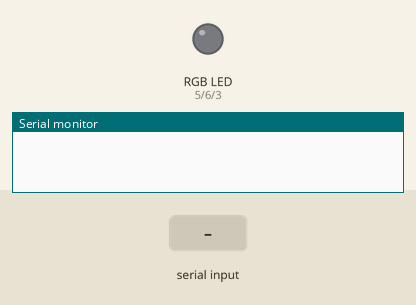
Bench run of a sketch on a simulated Arduino Uno, built with avr-gcc and run on an emulated ATmega328P. Shown: an RGB LED mixed from three pins (HIGH = lit), the last lines printed to the serial monitor. The test bench sets the inputs (shaded band). Dim RGB values are drawn brighter than linear; random numbers use the default seed unless the sketch sets one.

Above: at 1.2 s.
1.3 s: "90,45\n" received over Serial
At 2.3 s:
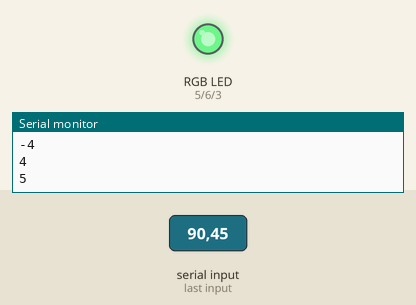
2.8 s: "30,150\n" received over Serial
At 3.4 s:
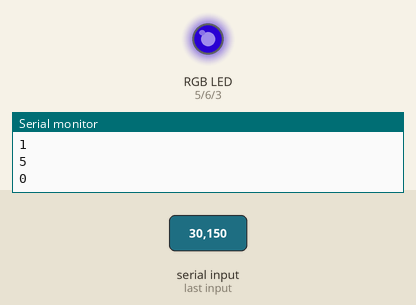
4.3 s: "R90\n" received over Serial
At 4.6 s:
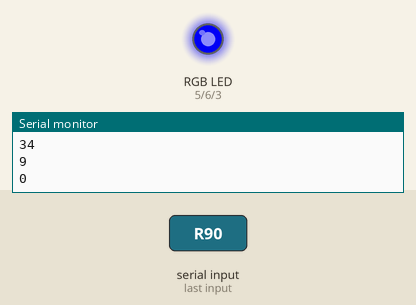
5.8 s: "200\n" received over Serial
At 6.9 s:
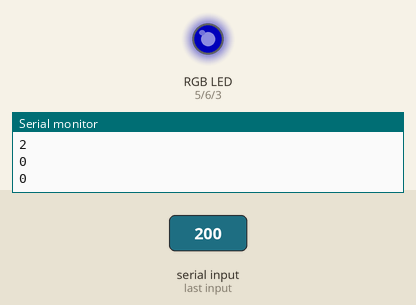
7.3 s: "G90\n" received over Serial
At 8.1 s:
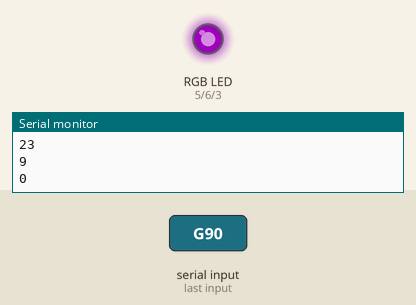
8.8 s: "B,45\n" received over Serial
At 9.2 s:
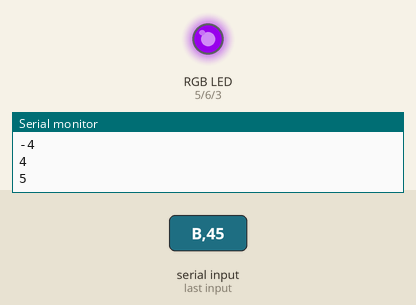
Timing chart, 0 to 11.3 s (numbered marks = the images above; inputs shaded):
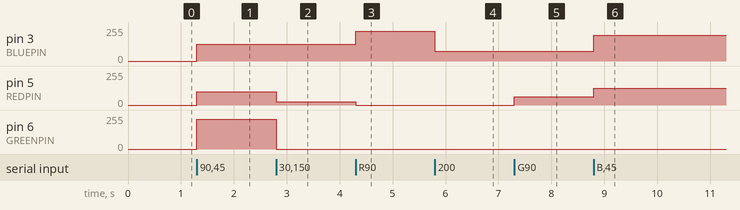

Measured:
- after the input at 1.3 s, pin 3 (BLUEPIN): 0/255 → 125/255 at once; pin 5 (REDPIN): 0/255 → 100/255 at once; pin 6 (GREENPIN): 0/255 → 225/255 at once
- after the input at 2.8 s, pin 5 (REDPIN): 100/255 → 25/255 at once; pin 6 (GREENPIN): 225/255 → 0/255 at once
- after the input at 4.3 s, pin 3 (BLUEPIN): 125/255 → 225/255 at once; pin 5 (REDPIN): 25/255 → 0/255 at once
- after the input at 5.8 s, pin 3 (BLUEPIN): 225/255 → 74/255 at once
- after the input at 7.3 s, pin 5 (REDPIN): 0/255 → 63/255 at once
- after the input at 8.8 s, pin 3 (BLUEPIN): 74/255 → 194/255 at once; pin 5 (REDPIN): 63/255 → 125/255 at once

The sketch:

LEDTest01.ino
```cpp
// color swirl! connect an RGB LED to the PWM pins as indicated
// in the #defines
// public domain, enjoy!

#define REDPIN 5
#define GREENPIN 6
#define BLUEPIN 3

#define FADESPEED 5     // make this higher to slow down

char command;
int value;


void setup()
{
  pinMode(REDPIN, OUTPUT);
  pinMode(GREENPIN, OUTPUT);
  pinMode(BLUEPIN, OUTPUT);

  Serial.begin(57600);
}


void loop()
{
  if (Serial.available() > 1)
  {
    char colors[] = "RGB";
    command = colors[rand() % 3];
    value = Serial.read() -48;
    Serial.println(value, DEC);

    if(command == 'R')
    {
      analogWrite(REDPIN, value * 25);
    }
    else if(command == 'G')
    {
      analogWrite(GREENPIN, value * 25);
    }
    else if(command == 'B')
    {
      analogWrite(BLUEPIN, value * 25);
    }
  }

}
```
